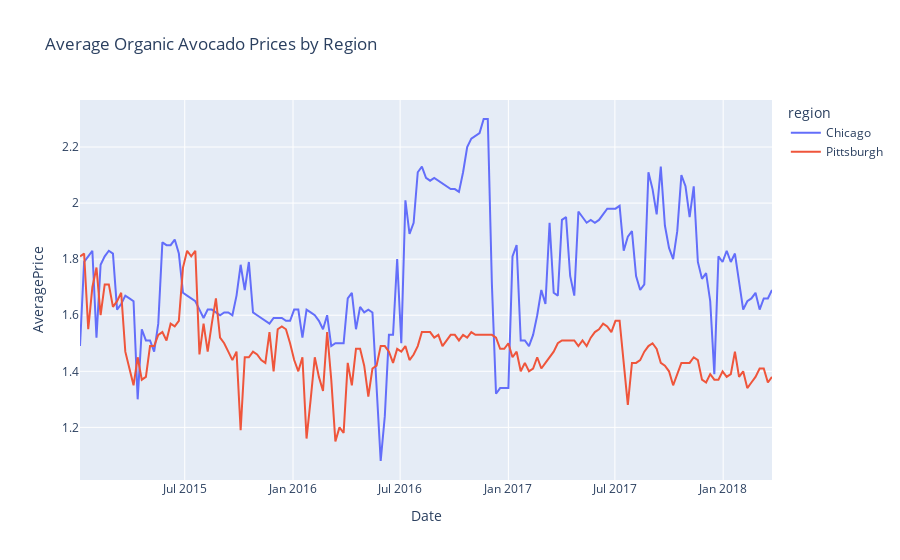

Here is the notebook cell this chart was saved with:
### Code cell
fig = px.line(average_price, x='Date', y='AveragePrice', color='region', title='Average Organic Avocado Prices by Region')
fig.show()

### Figure 1 — Plotly figure (JSON) as saved in the notebook; plotly's stock layout.template omitted (floating-point values rounded to 4 significant figures; data arrays with more than 128 entries replaced by an {"elided": "..."} marker saying what was removed)
{"data": [{"hovertemplate": "region=Chicago<br>Date=%{x}<br>AveragePrice=%{y}<extra></extra>", "legendgroup": "Chicago", "line": {"color": "#636efa", "dash": "solid"}, "marker": {"symbol": "circle"}, "mode": "lines", "name": "Chicago", "orientation": "v", "showlegend": true, "type": "scatter", "x": {"elided": "169 str values"}, "xaxis": "x", "y": {"elided": "169 float values"}, "yaxis": "y"}, {"hovertemplate": "region=Pittsburgh<br>Date=%{x}<br>AveragePrice=%{y}<extra></extra>", "legendgroup": "Pittsburgh", "line": {"color": "#EF553B", "dash": "solid"}, "marker": {"symbol": "circle"}, "mode": "lines", "name": "Pittsburgh", "orientation": "v", "showlegend": true, "type": "scatter", "x": {"elided": "169 str values"}, "xaxis": "x", "y": {"elided": "169 float values"}, "yaxis": "y"}], "layout": {"legend": {"title": {"text": "region"}, "tracegroupgap": 0}, "title": {"text": "Average Organic Avocado Prices by Region"}, "xaxis": {"anchor": "y", "domain": [0, 1], "title": {"text": "Date"}}, "yaxis": {"anchor": "x", "domain": [0, 1], "title": {"text": "AveragePrice"}}}}
